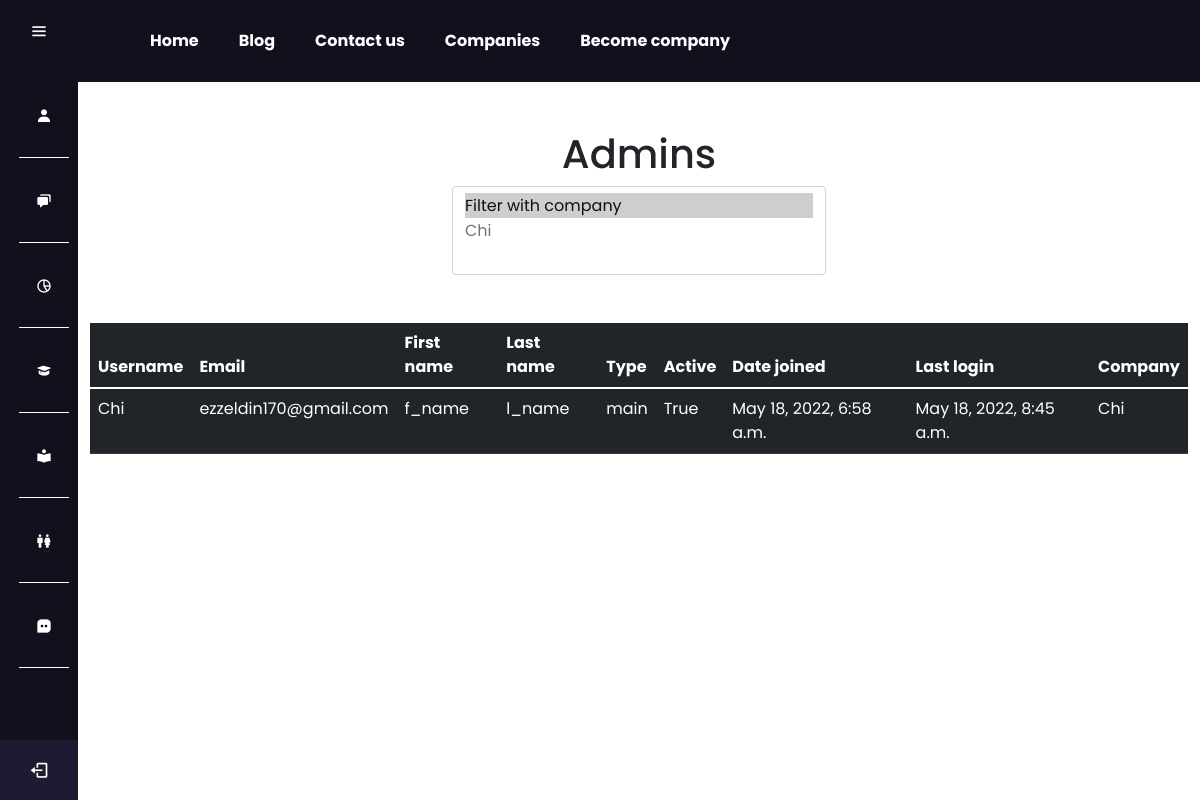
/super/dashboard/admins/, run on the app's committed database.
### users/models.py (models this page shows, shortened)
class AdminAccount(AbstractBaseUser):
    ADMIN_TYPE = [
        ('main', 'Main'),
        ('inherit', 'Inherit')
    ]
    username     = models.CharField(max_length=50, unique=True)
    email        = models.EmailField(max_length=50, unique=True)
    date_joined  = models.DateTimeField(auto_now_add=True)
    last_login   = models.DateTimeField(auto_now=True)
    first_name   = models.CharField(max_length=50)
    last_name    = models.CharField(max_length=50)
    company_name = models.CharField(max_length=100)
    admin_type   = models.CharField(max_length=50, choices=ADMIN_TYPE, default=ADMIN_TYPE[1][0])
    is_active	 = models.BooleanField(default=True)
    USERNAME_FIELD  = 'username'
    REQUIRED_FIELDS = ['email', 'first_name', 'last_name', 'company_name', 'type_admin']
    objects = AdminAccountManager()

### superuser/views.py (the view)
# urls.py: path("dashboard/admins/", views.get_all_admins, name='super-all-admins'),
def get_all_admins(request):
    all_companies = Company.objects.all()
    if not request.method == 'POST':
        all_admins = AdminAccount.objects.all()
        return render(request, 'superuser/admins.html', context={'all_admins': all_admins, 'all_companies': all_companies})
    else:
        co_name = request.POST.get('co_name')
        all_admins = AdminAccount.objects.filter(company_name=co_name)
        return render(request, 'superuser/admins.html', context={'all_admins': all_admins, 'all_companies': all_companies})

### users/models.py (called while the page is built)
    def __str__(self):
        return self.company_name

### templates/superuser/admins.html (shortened to what this page needs)
{% extends "baseSidebar.html" %}
{% block userPage %}
	<h1 class="text-center mt-5">Admins</h1>
	<div class="col-4 offset-4">
		<select id="sel_c" class="form-select text-muted" size="3" aria-label="Default select example">
			<option selected>Filter with company</option>
			{% for loop in all_companies %}
				<option value="{{loop}}" val_com="{{loop}}">{{loop}}</option>
			{% endfor %}
		  </select>
	</div>
	<div class="container mt-5">
		<table class="table table-dark table-hover">
			<thead>
				<tr>
					<th>Username</th>
					<th>Email</th>
					<th>First name</th>
					<th>Last name</th>
					<th>Type</th>
					<th>Active</th>
					<th>Date joined</th>
					<th>Last login</th>
					<th>Company</th>
				</tr>
			</thead>
			<tbody>
				{% for data in all_admins %}
					<tr>
						<td>{{data.username}}</td>
						<td>{{data.email}}</td>
						<td>{{data.first_name}}</td>
						<td>{{data.last_name}}</td>
						<td>{{data.admin_type}}</td>
						<td>{{data.is_active}}</td>
						<td>{{data.date_joined}}</td>
						<td>{{data.last_login}}</td>
						<td>{{data.company_name}}</td>
					</tr>
				{% endfor %}
			</tbody>
		</table>
	</div>
{% endblock userPage %}

### static/css/sidebar.css (style rules this page uses)
* { margin: 0; padding: 0; box-sizing: border-box; font-family: 'Poppins', sans-serif; }
body { position: relative; min-height: 100vh; width: 100%; overflow-x: hidden; }

### data on the page
AdminAccount: username "Chi", email "ezzeldin170@gmail.com", first_name "f_name", last_name "l_name", admin_type "main", is_active "True", date_joined "May 18, 2022, 6:58 a.m.", last_login "May 18, 2022, 8:45 a.m.", company_name "Chi"
